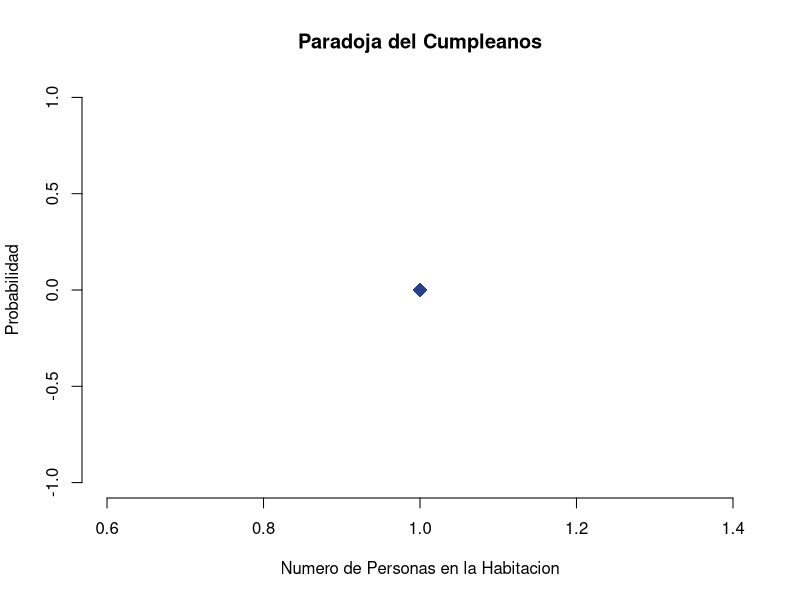
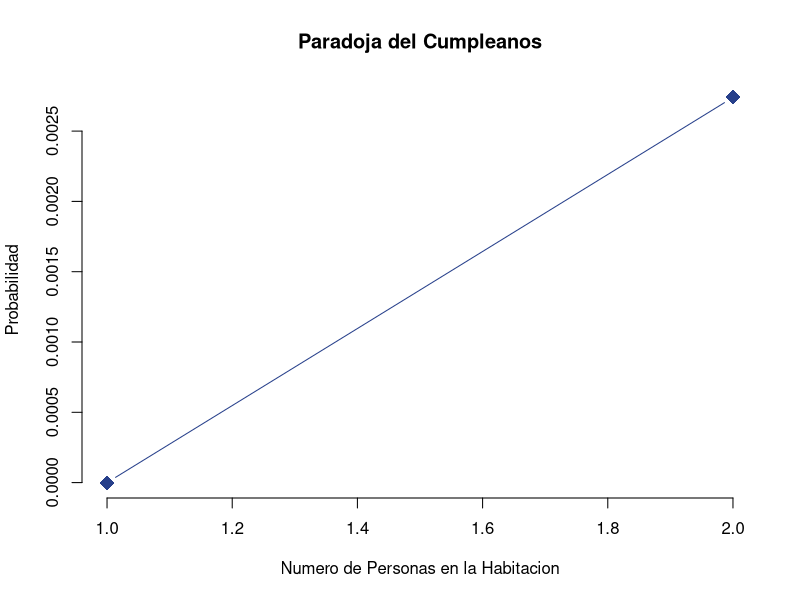
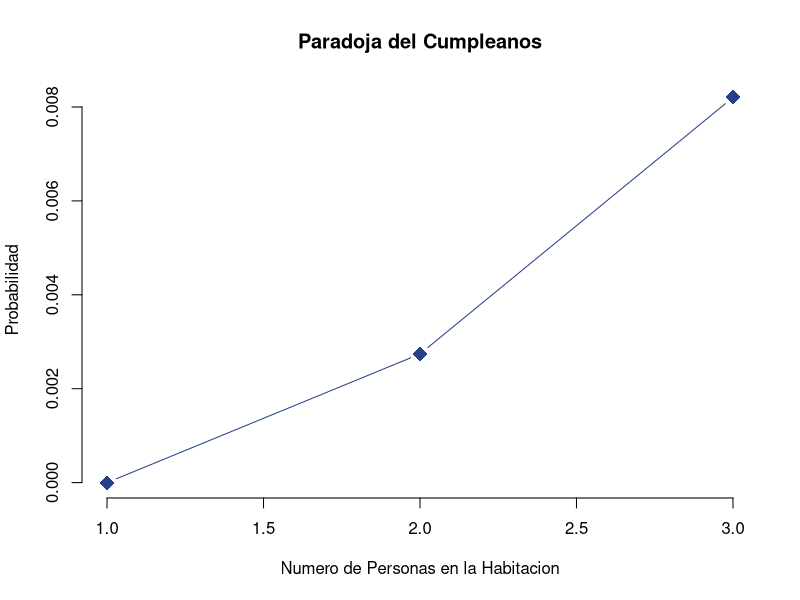
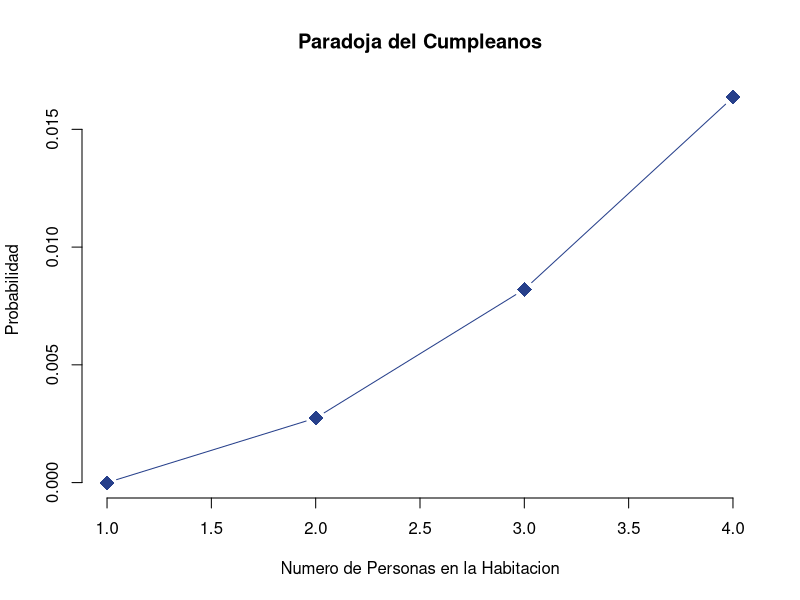
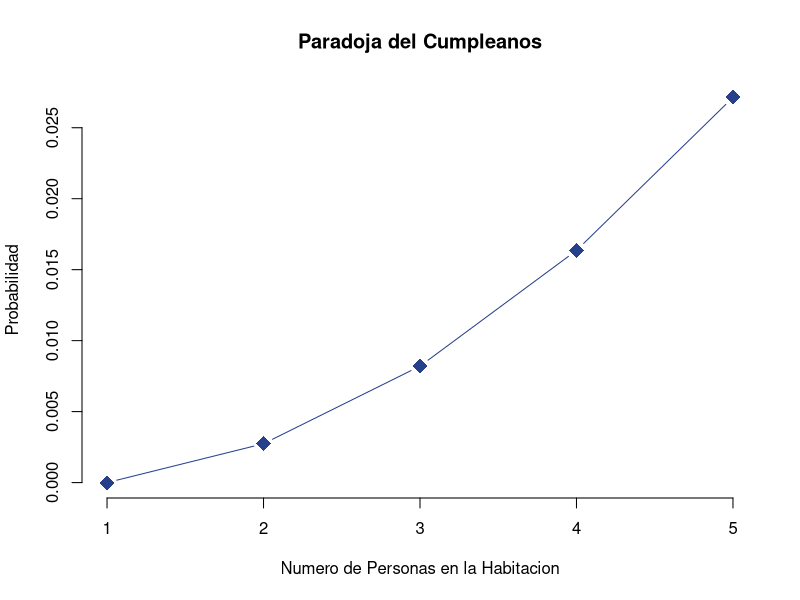
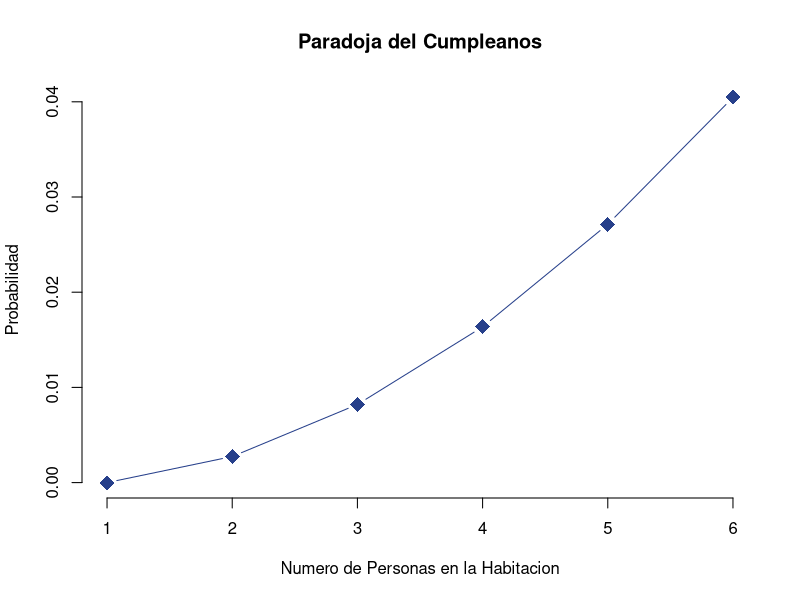
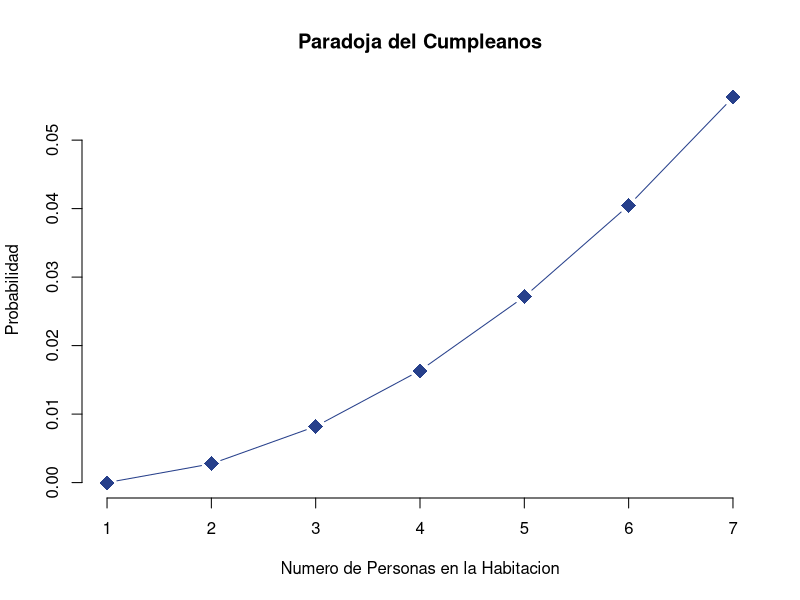
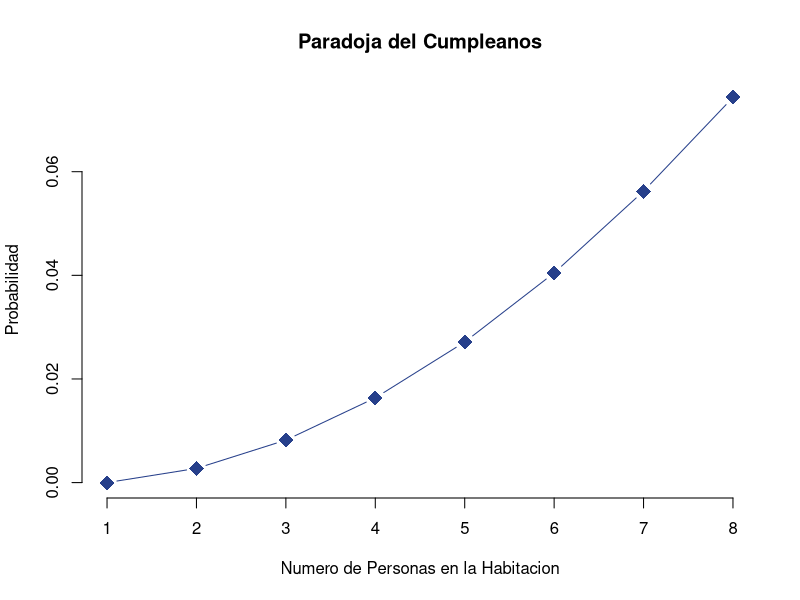

Write R code to recreate these figures, in order. (Note: this script raises an error after producing the figures.)

#------------------------------------------------------#
# Diana Carolina Arias Cod. 1528008
# Cesar Andres Saavedra Cod. 1628466
# Simulacion Estadistica
# Tarea No. 2
#------------------------------------------------------#
########################################################
########################################################
#------------------------Punto1------------------------#
#---Situacion A---#
count_bueno<-function (data,n){
  y<-0
  x<-sample(data,n,replace=F)
  for(i in 1:n){
    if(x[i]=="Buen_Estado"){
      y[i]<-1
    }else{
      y[i]<-0
    }
  }
  all_sum<-sum(y,na.rm=T)
  if(all_sum==n){
    return(1)
  }else{return(0)}
}

aprox_x<-function(n_simul){
  x<-0
  for(i in 1:n_simul){
    x[i]<-count_bueno(chips_memoria,5)
  }
  y<-sum(x)/length(x)
  return(y)
}

chips_memoria<-c(rep('Buen_Estado',90),rep('Danados',10))
aprox_x(100)


#---Situacion B---#
dhyper(5,90,10,5,log=F)


#------------------------Punto2------------------------#
#---Situacion A---#
prob <- matrix(200)
nsim=25
total=1
for (i in 1:nsim){
  total=total*((366-i)/365)
  prob[i] <- 1-total
  plot(prob, xlab="Numero de Personas en la Habitacion", ylab="Probabilidad", 
       main="Paradoja del Cumpleanos", pch=18, type="b", col="royalblue4", bty="n", cex=2)
}
print(prob)

#---Situacion B---#
cuartos = 100000
personas = 1
asfd <- matrix(NA)

for(i in 1:nsim){
  personas  = personas*((100001-i)/cuartos)
  asfd[i]<- personas
}
cuartos<-100
x<-0
matrix<- matrix(NA)
for(i in 1:25){
  matrix[i] <- sample(cuartos,1)
}
matrix
print(asfd)

#------------------------Punto3------------------------#
#---Situacion A---#
sample(1:100,5)
choose(100,5)

#---Situacion B---#
dhyper(2,90,10,5)
(choose(90,2)*choose(10,3))/choose(100,5)

#---Situacion C---#
chips.memoria<-rhyper(100,90,10,5)
mean(chips.memoria)
var(chips.memoria)

#---Situacion D---#
sum((0:5)*dhyper(0:5,90,10,5))

#------------------------Punto4------------------------#
#---Situacion A---#
a=c(5,6,7,6,8,7)
length(a)
unique(a)
length(unique(a))
length(a)-length(unique(a))
duplicated(a)
length(duplicated(a))
sum(duplicated(a))

#---Situacion B---#
Habitaciones<-10                                  
Parejas<-0                                        
igual<-matrix(0,ncol=2, nrow=Habitaciones)        

for(i in 1:Habitaciones){                    
  cump<-sample(1:365,25,replace=TRUE)            
  igual[i,1]<-i                               
  
  igual[i,2]<- sum(duplicated.matrix(as.matrix(cump)))
  if(igual[i,2]>=1){Parejas<-Parejas+1}              
}
pr<-Parejas/Habitaciones                        
pr

#------------------------Punto5------------------------#
#---Situacion A---#
dado <- c(1:6)
sample(dado,3,replace=T)

sim1 = 10
sim2 = 100
sim3 = 1000
conteo1 <- 0
conteo2 <- 0
conteo3 <- 0

# Para 10 simulaciones
for (j in 1:sim1){
  lanzamiento1 <- sample(dado,3,replace=T)
  total = 0
  for(i in 1:3){
    if(lanzamiento1[i]== "6"){
      total=total+1}
    else{total=total}
  }
  conteo1[j]=total
}

# Para 100 simulaciones 
for (j in 1:sim2){
  lanzamiento2 <- sample(dado,3,replace=T)
  total = 0
  for(i in 1:3){
    if(lanzamiento2[i]== "6"){
      total=total+1}
    else{total=total}
  }
  conteo2[j]=total
}

# Para 1000 simulaciones 
for (j in 1:sim3){
  lanzamiento3 <- sample(dado,300,replace=T)
  total = 0
  for(i in 1:3){
    if(lanzamiento3[i]== "6"){
      total=total+1}
    else{total=total}
  }
  conteo3[j]=total
}
par(mfrow=c(1,3))
plot(conteo1, pch=10, col="royalblue4" ,main="Lanzamiento de 3 Dados para 10 Simulaciones", 
     xlab="Numero de Lanzamientos", ylab="Cantindad de '6' obtenidos", bty="n", cex=2)
plot(conteo2, pch=10, col="royalblue4", main="Lanzamiento de 3 Dados para 100 Simulaciones", 
     xlab="Numero de Lanzamientos", ylab="Cantindad de '6' obtenidos", bty="n", cex=2)
plot(conteo3, pch=10, col="royalblue4", main="Lanzamiento de 3 Dados para 1000 Simulaciones", 
     xlab="Numero de Lanzamientos", ylab="Cantindad de '6' obtenidos", bty="n", cex=2)

#------------------------Punto6------------------------#
#---Binomial---#
Nsim1=100
matriz1=matrix(200)
for(i in 1:Nsim1){
  dbinom=dbinom(i,100,0.3)
  matriz1[i]=dbinom
}
matriz2=matrix(200)
for(i in 1:Nsim1){
  dbinom=dbinom(i,200,0.6)
  matriz2[i]=dbinom
}
par(mfrow=c(1,2))
barplot(matriz1, main="Binomial", xlab="Numero de Simulaciones", ylab="", col="royalblue4")
barplot(matriz2, main="Binomial", xlab="Numero de Simulaciones", ylab="", col="royalblue4")

#---Poisson---#
Nsim2=100
matriz3=matrix(200)
for(j in 1:Nsim2){
  dpois1=dpois(j,lambda=10)
  matriz3[j]=dpois1
}
matriz4=matrix(200)
for(j in 1:Nsim2){
  dpois3=dpois(j,lambda=30)
  matriz4[j]=dpois3
}
par(mfrow=c(1,2))
barplot(matriz3, main="Poisson", xlab="Numero de Simulaciones", ylab="", col="royalblue4")
barplot(matriz4, main="Poisson", xlab="Numero de Simulaciones", ylab="", col="royalblue4")

#---Hipergeometrica---#
Nsim3=100
matriz4=matrix(200)
for(i in 1:Nsim3){
  dhypher=dhyper(i,90,10,5)
  matriz4[i]=dhyper
}
matriz5=matrix(200)
for(i in 1:Nsim3){
  dhypher=dhyper(i,70,30,5)
  matriz5[i]=dhyper
}
par(mfrow=c(1,2))
barplot(matriz4, main="Hipergeometrica", xlab="Numero de Simulaciones", ylab="", col="royalblue4")
barplot(matriz5, main="Hipergeometrica", xlab="Numero de Simulaciones", ylab="", col="royalblue4")

#---Binomial Negativa---#
Nsim4=100
matriz6=matrix(200)
for(i in 1:Nsim4){
  dnbinom=dnbinom(i,100,0.5)
  matriz6[i]=dnbinom
}
matriz7=matrix(200)
for(i in 1:Nsim4){
  dnbinom=dnbinom(i,100,0.8)
  matriz7[i]=dnbinom
}
par(mfrow=c(1,2))
barplot(matriz6, main="Binomial Negativa", xlab="Numero de Simulaciones", ylab="", col="royalblue4")
barplot(matriz7, main="Binomial Negativa", xlab="Numero de Simulaciones", ylab="", col="royalblue4")

#---Normal---#
Nsim5=100
matriz8=matrix(200)
for(i in 1:Nsim5){
  dnorm=dnorm(i,50,5)
  matriz8[i]=dnorm
}
matriz9=matrix(200)
for(i in 1:Nsim5){
  dnorm=dnorm(i,10,6)
  matriz9[i]=dnorm
}
par(mfrow=c(1,2))
barplot(matriz8, main="Normal", xlab="Numero de Simulaciones", ylab="", col="royalblue4")
barplot(matriz9, main="Normal", xlab="Numero de Simulaciones", ylab="", col="royalblue4")
#---Gamma---#
Nsim6=100
matriz10=matrix(200)
for(i in 1:Nsim6){
  dgamma=dgamma(i, 3,1/12.4)
  matriz10[i]=dgamma
}
matriz11=matrix(200)
for(i in 1:Nsim6){
  dgamma=dgamma(i, 8,1/6.5)
  matriz11[i]=dgamma
}
par(mfrow=c(1,2))
barplot(matriz10, main="Gamma", xlab="Numero de Simulaciones", ylab="", col="royalblue4")
barplot(matriz11, main="Gamma", xlab="Numero de Simulaciones", ylab="", col="royalblue4")
#---Weibull---#
Nsim9=100
matriz12=matrix(200)
for(i in 1:Nsim9){
  dweibull=dweibull(i, 3, 12.4)
  matriz12[i]=dweibull
}
matriz13=matrix(200)
for(i in 1:Nsim9){
  dweibull=dweibull(i, 20, 15)
  matriz13[i]=dweibull
}
par(mfrow=c(1,2))
barplot(matriz12, main="Gamma", xlab="Numero de Simulaciones", ylab="", col="royalblue4")
barplot(matriz13, main="Gamma", xlab="Numero de Simulaciones", ylab="", col="royalblue4")

#------------------------Punto7------------------------#
#---Situacion A---#
Combinaciones <- choose(52,5)
SinAs <- choose(48,5)
pro <- SinAs/Combinaciones

#---Situacion B---#
baraja <- c('AC','AD','AP','AT','2C','2D','2P','2T','3C','3D','3P','3T','4C','4D','4P','4T',
            '5C','5D','5P','5T','6C','6D','6P','6T','7C','7D','7P','7T','8C','8D','8P','8T',
            '9C','9D','9P','9T','10C','10D','10P','10T','JC','JD','JP','JT','KC','KD','KP','KT','QC','QD','QP','QT')
sample(baraja,5,F)



#------------------------Punto8------------------------#
b = pi/4                                
a = 0      
integral = (b-a)*mean(log(1+(tan(runif(100000, min=a, max=b)))^2)) 
integral


